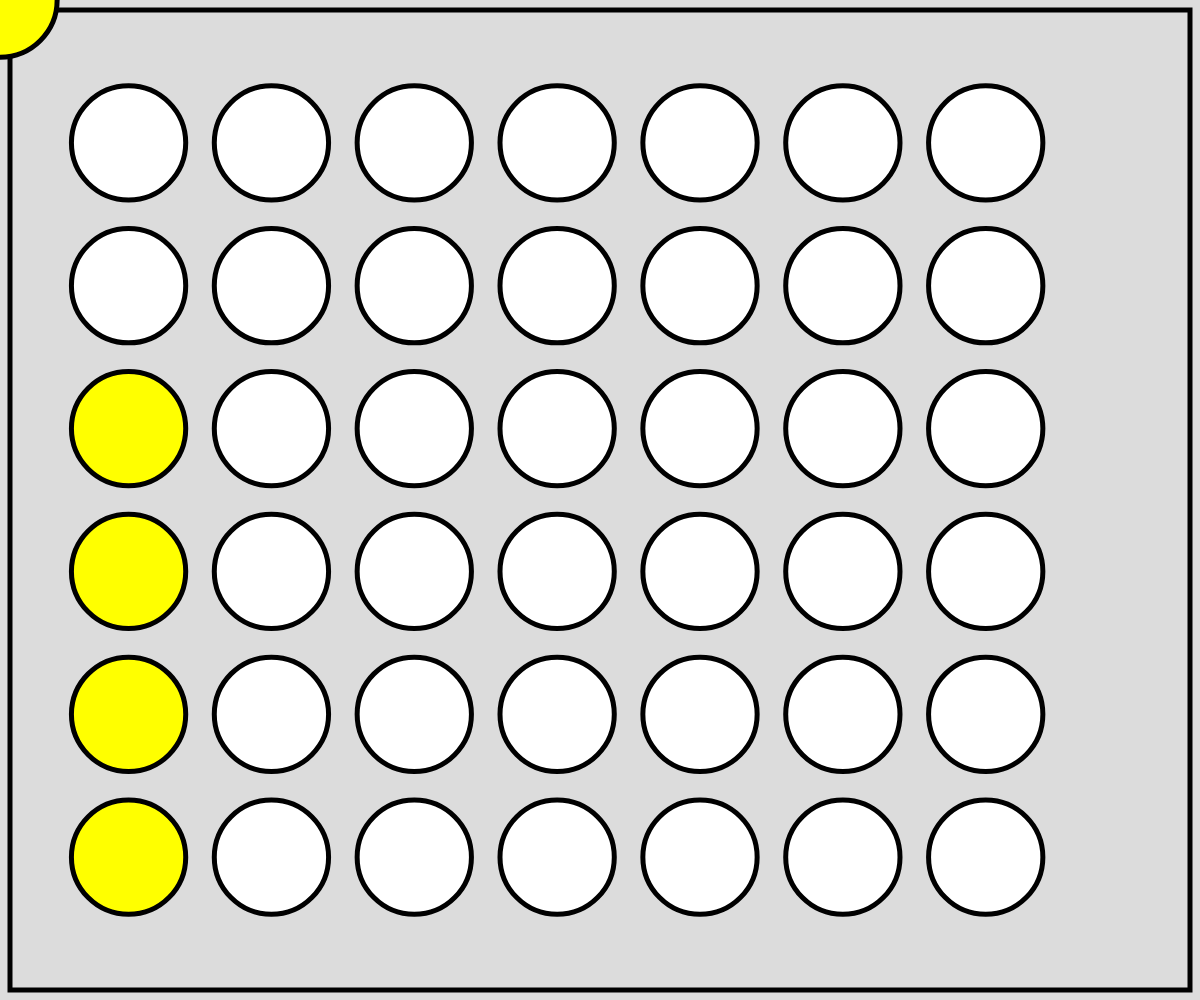
Frame 1 (no input)
Frame 60 (no input): identical to frame 1, image omitted
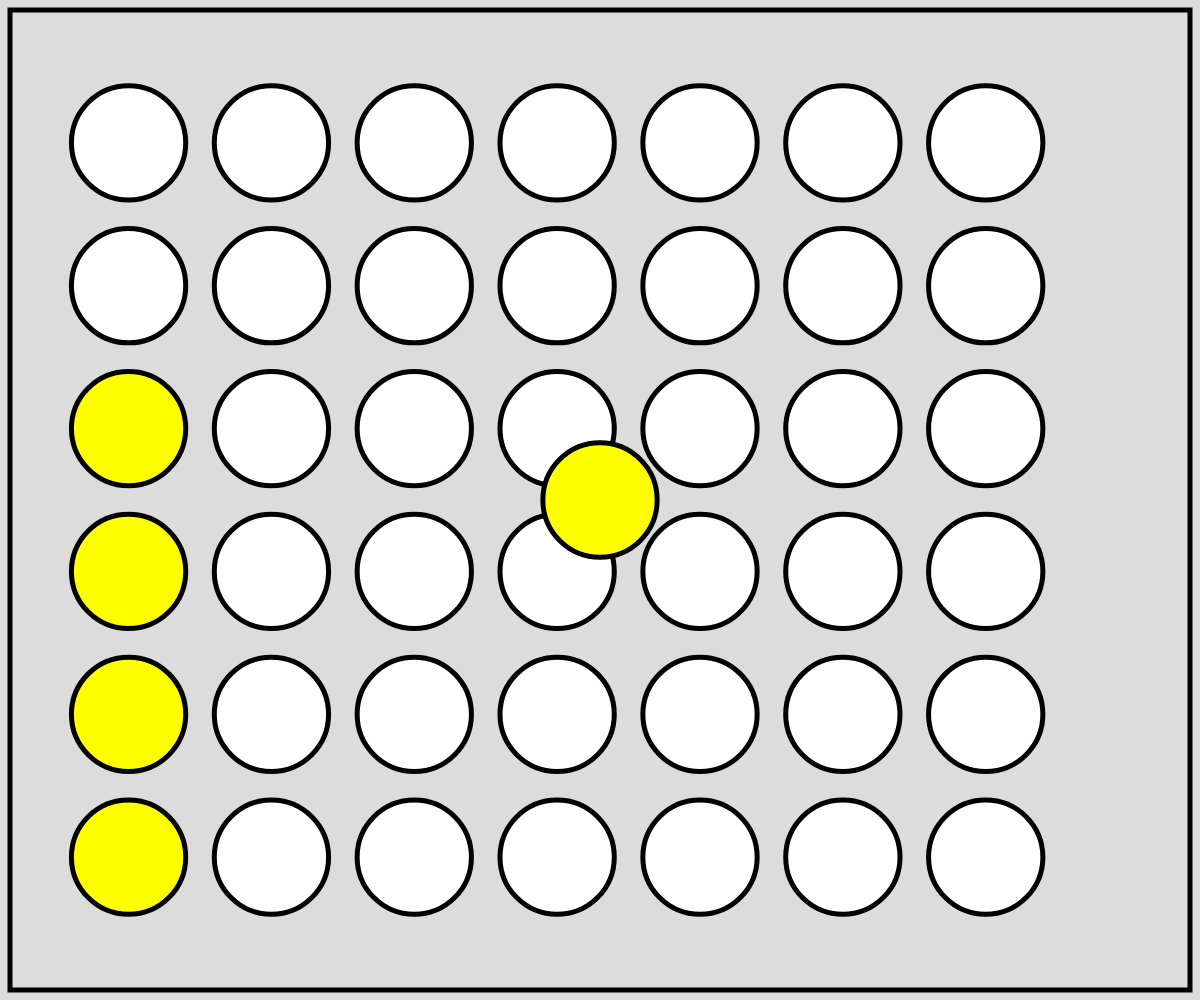
Frame 120 (the mouse pressed at the canvas centre since frame 60)

The p5.js sketch that drew these frames (run headless with seeded random() and noise() and a simulated clock; from frame 60 on, the mouse is pressed at the canvas centre):

// p5.js sketch
// ── sketch.js
let BoardInfo = new Object;
BoardInfo.boardPos = [];
BoardInfo.radius = 0;
BoardInfo.xArray = [];
//BoardInfo.boardSpace = 20;

let turn = 1;

let startingPieces = [
  [0, 0, 0, 0, 0, 0, 0],
  [0, 0, 0, 0, 0, 0, 0],
  [0, 0, 0, 0, 0, 0, 0],
  [0, 0, 0, 0, 0, 0, 0],
  [0, 0, 0, 0, 0, 0, 0],
  [0, 0, 0, 0, 0, 0, 0],
  [0, 0, 0, 0, 0, 0, 0]
];

let Pieces = [
  [0, 0, 1, 0, 0, 0, 0],
  [0, 0, 0, 0, 0, 0, 0],
  [0, 0, 0, 0, 0, 0, 0],
  [0, 0, 0, 0, 0, 0, 0],
  [0, 0, 0, 0, 0, 0, 0],
  [0, 0, 0, 0, 0, 0, 0],
  [0, 0, 0, 0, 0, 0, 0]
];

console.log(isWin());

let nextPiece = 0;


//7 Long and 6 High board

class Vector {
  constructor(x, y) {
    this.x = x;
    this.y = y;
  }
}

function setup() {
  createCanvas(windowWidth, windowHeight);
  calculateBoardPos();
}

function reset() {
  turn = 1;
  for (let i = 0; i < Pieces.length; i++) {
    for (let j = 0; j < Pieces[i].length; j++) {
      Pieces[i][j] = startingPieces[i][j];
    }
  }
}

function getColor(a, b) {
  let sBit = false;
  let piece = Pieces[a][b];
  for (let i = 0; i < b; i++) {
    if (Pieces[a][i] == 1) {
      sBit = true;
    }
  }
  if (!sBit)
    return 0;
  if (sBit && piece == 1)
    return 1;
  if (sBit && piece == 0)
    return 2;
  console.log("Something awful happened in getColor()");
}

function draw() {
  background(220);
  noFill();
  strokeWeight(5);
  rect(10, 10, windowWidth - 20, windowHeight - 20, );
  for (let i = 0; i < 7; i++) {
    for (let j = 0; j < 6; j++) {
      let x = BoardInfo.boardPos[i][j].x;
      let y = BoardInfo.boardPos[i][j].y;

      nextPiece = getColor(i, j + 1);

      if (nextPiece == 0) {
        fill(255,255,255);
      }
      else if (nextPiece == 1) {
        fill(255,0,0);
      }
      else {
        fill(255,255,0);
      }

      circle(x, y, BoardInfo.radius * 2);
      //fill(0,0,0);
      //text("(" + i.toString() + ", " + j.toString() + ")",x-15, y);
    }
  }

  if (turn == 1) {
    fill(255,255,0);
  }
  else {
    fill(255,0,0);
  }
  circle(mouseX, mouseY, BoardInfo.radius*2);
}

function isWin() {
  for (let i = 0; i < Pieces.length; i++) {
    let last = -1;
    let count = 1;
    let start = false;
    for (let j = 1; j < Pieces[i].length; j++) {
      let piece = Pieces[i][j]
      if (piece == 0 && !start) {
        start = true;
        continue;
      }
      if (piece == last) {
        count++;
      }
      else {
        last = piece;
        count = 1;
      }
      if ((count == 4 && last == 0) || (count == 5 && last == 1)) {
        return true;
      }
    }
  }
  return false;
}

function calculateBoardPos() {
  //let xSpace = (windowWidth / BoardInfo.boardSpace) * 8;
  //let ySpace = (windowHeight / BoardInfo.boardSpace) * 7;

  let xSpace = windowWidth / 5;
  let ySpace = windowHeight / 5;
  BoardInfo.xArray = [];

  let Space = 0;
  if (windowHeight * 1.2 > windowWidth) {
    BoardInfo.radius = (windowWidth - xSpace) / 8 / 2;
    Space = xSpace / 8;
  } else {
    BoardInfo.radius = (windowHeight - ySpace) / 7  / 2;
    Space = ySpace / 7;
  }
  for (let i = 0; i < 7; i++) {
    let column = [];
    for (let j = 0; j < 6; j++) {
      column[j] = new Vector(((i + 1) * Space) + ((i + 1) * 2 * BoardInfo.radius) - (Space / 2), ((j + 1) * Space) + ((j + 1) * 2 * BoardInfo.radius))
    }
    BoardInfo.xArray.push(column[0].x);
    BoardInfo.boardPos[i] = column;
  }

}

function addPiece(player, col) {
  //console.log("Adding a piece...")
  if (Pieces[col][0] == 1) {
    return -1;
  }
  for (let i = 0; i < Pieces[col].length; i++) {
    if (Pieces[col][i] == 1) {
      Pieces[col][i] = player;
      Pieces[col][i - 1] = 1;
      return 1;
    }
  }
  //console.log("Adding bottom Piece");
  Pieces[col][6] = player;
  Pieces[col][5] = 1;
  return 1;
}

/*
* This functions takes
* an array of X values
* and finds which one the
* given value is closest to
*/
function findClosestCol(xArray) {
  let dist = 1000;
  let col = 0;
  //print(xArray);
  for (let i = 0; i < xArray.length; i++) {
    if (abs(mouseX - xArray[i]) < dist) {
      dist = abs(mouseX - xArray[i]);
      col = i;
    }
  }
  print("clicked column " + col)
  return col;
}

function windowResized() {
  resizeCanvas(windowWidth, windowHeight);
  calculateBoardPos();
}

function mouseClicked() {
  if (turn == 1) {
    if (addPiece(0, findClosestCol(BoardInfo.xArray)) == 1) {
      turn = 0;
    }
  }
  else {
    if (addPiece(1, findClosestCol(BoardInfo.xArray)) == 1) {
      turn = 1;
    }
  }
}

function keyPressed() {
  if (keyCode == ESCAPE) {
    reset();
  }

  if (keyCode == SHIFT) {
    console.log(Pieces);
  }
}
